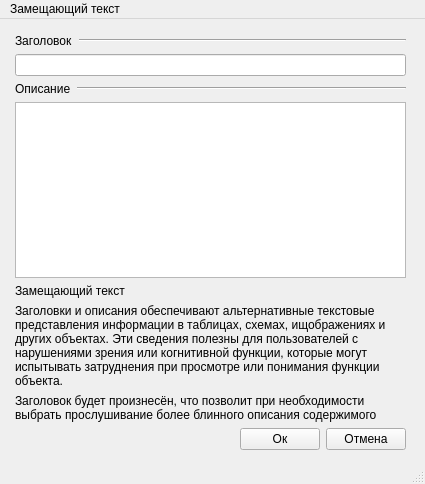
<?xml version="1.0" encoding="UTF-8"?>
<ui version="4.0">
 <class>MainWindow</class>
 <widget class="QMainWindow" name="MainWindow">
  <property name="enabled">
   <bool>true</bool>
  </property>
  <property name="geometry">
   <rect>
    <x>0</x>
    <y>0</y>
    <width>425</width>
    <height>484</height>
   </rect>
  </property>
  <property name="sizePolicy">
   <sizepolicy hsizetype="Fixed" vsizetype="Fixed">
    <horstretch>0</horstretch>
    <verstretch>0</verstretch>
   </sizepolicy>
  </property>
  <property name="windowTitle">
   <string>MainWindow</string>
  </property>
  <widget class="QWidget" name="centralwidget">
   <property name="sizePolicy">
    <sizepolicy hsizetype="MinimumExpanding" vsizetype="Minimum">
     <horstretch>0</horstretch>
     <verstretch>0</verstretch>
    </sizepolicy>
   </property>
   <widget class="QWidget" name="verticalLayoutWidget">
    <property name="geometry">
     <rect>
      <x>0</x>
      <y>0</y>
      <width>421</width>
      <height>446</height>
     </rect>
    </property>
    <layout class="QVBoxLayout" name="verticalLayout" stretch="0,0,0,0,0,0,0,0">
     <property name="leftMargin">
      <number>15</number>
     </property>
     <property name="topMargin">
      <number>15</number>
     </property>
     <property name="rightMargin">
      <number>15</number>
     </property>
     <property name="bottomMargin">
      <number>15</number>
     </property>
     <item>
      <layout class="QHBoxLayout" name="horizontalLayout">
       <item>
        <widget class="QLabel" name="label">
         <property name="sizePolicy">
          <sizepolicy hsizetype="Maximum" vsizetype="Maximum">
           <horstretch>0</horstretch>
           <verstretch>0</verstretch>
          </sizepolicy>
         </property>
         <property name="maximumSize">
          <size>
           <width>16777215</width>
           <height>16777215</height>
          </size>
         </property>
         <property name="text">
          <string>Заголовок</string>
         </property>
        </widget>
       </item>
       <item>
        <widget class="Line" name="line">
         <property name="orientation">
          <enum>Qt::Horizontal</enum>
         </property>
        </widget>
       </item>
      </layout>
     </item>
     <item>
      <widget class="QLineEdit" name="lineEdit"/>
     </item>
     <item>
      <layout class="QHBoxLayout" name="horizontalLayout_2">
       <item>
        <widget class="QLabel" name="label_2">
         <property name="sizePolicy">
          <sizepolicy hsizetype="Maximum" vsizetype="Maximum">
           <horstretch>0</horstretch>
           <verstretch>0</verstretch>
          </sizepolicy>
         </property>
         <property name="maximumSize">
          <size>
           <width>16777215</width>
           <height>16777215</height>
          </size>
         </property>
         <property name="text">
          <string>Описание</string>
         </property>
        </widget>
       </item>
       <item>
        <widget class="Line" name="line_2">
         <property name="orientation">
          <enum>Qt::Horizontal</enum>
         </property>
        </widget>
       </item>
      </layout>
     </item>
     <item>
      <widget class="QPlainTextEdit" name="plainTextEdit"/>
     </item>
     <item>
      <widget class="QLabel" name="label_3">
       <property name="text">
        <string>Замещающий текст</string>
       </property>
      </widget>
     </item>
     <item>
      <widget class="QLabel" name="label_4">
       <property name="text">
        <string>Заголовки и описания обеспечивают альтернативные текстовые представления информации в таблицах, схемах, ищображениях и других объектах. Эти сведения полезны для пользователей с нарушениями зрения или когнитивной функции, которые могут испытывать затруднения при просмотре или понимания функции объекта.</string>
       </property>
       <property name="wordWrap">
        <bool>true</bool>
       </property>
      </widget>
     </item>
     <item>
      <widget class="QLabel" name="label_5">
       <property name="text">
        <string>Заголовок будет произнесён, что позволит при необходимости выбрать прослушивание более блинного описания содержимого</string>
       </property>
       <property name="wordWrap">
        <bool>true</bool>
       </property>
      </widget>
     </item>
     <item>
      <layout class="QHBoxLayout" name="horizontalLayout_8">
       <item>
        <spacer name="horizontalSpacer_2">
         <property name="orientation">
          <enum>Qt::Horizontal</enum>
         </property>
         <property name="sizeHint" stdset="0">
          <size>
           <width>40</width>
           <height>20</height>
          </size>
         </property>
        </spacer>
       </item>
       <item>
        <widget class="QPushButton" name="pushButton_4">
         <property name="text">
          <string>Ок</string>
         </property>
        </widget>
       </item>
       <item>
        <widget class="QPushButton" name="pushButton_5">
         <property name="text">
          <string>Отмена</string>
         </property>
        </widget>
       </item>
      </layout>
     </item>
    </layout>
   </widget>
  </widget>
  <widget class="QMenuBar" name="menubar">
   <property name="geometry">
    <rect>
     <x>0</x>
     <y>0</y>
     <width>425</width>
     <height>25</height>
    </rect>
   </property>
   <widget class="QMenu" name="menu">
    <property name="title">
     <string>Замещающий текст</string>
    </property>
   </widget>
   <addaction name="menu"/>
  </widget>
  <widget class="QStatusBar" name="statusbar"/>
 </widget>
 <resources/>
 <connections/>
</ui>
